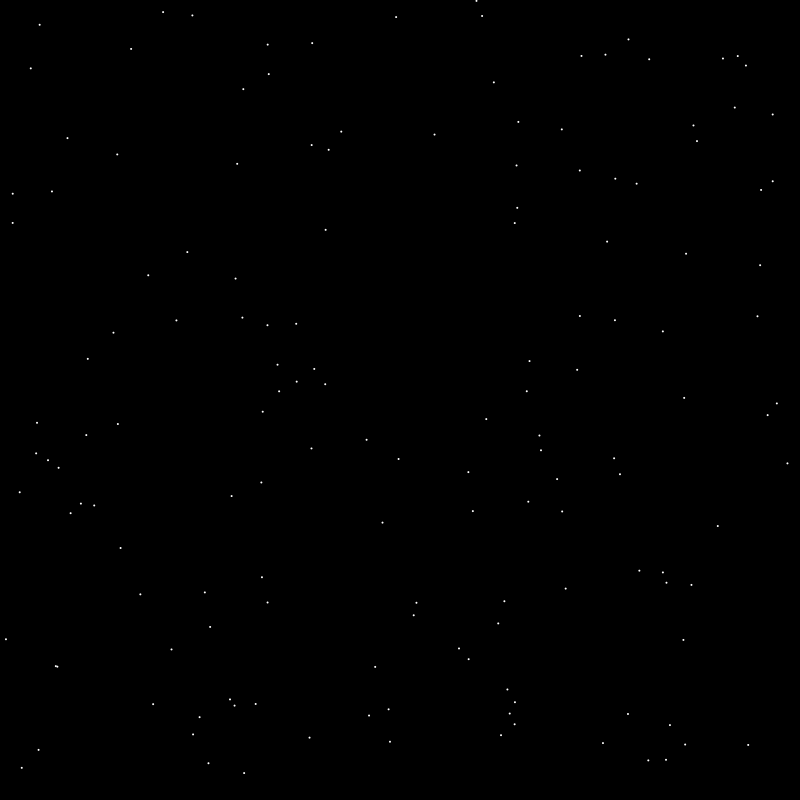
Frame 1 (no input)
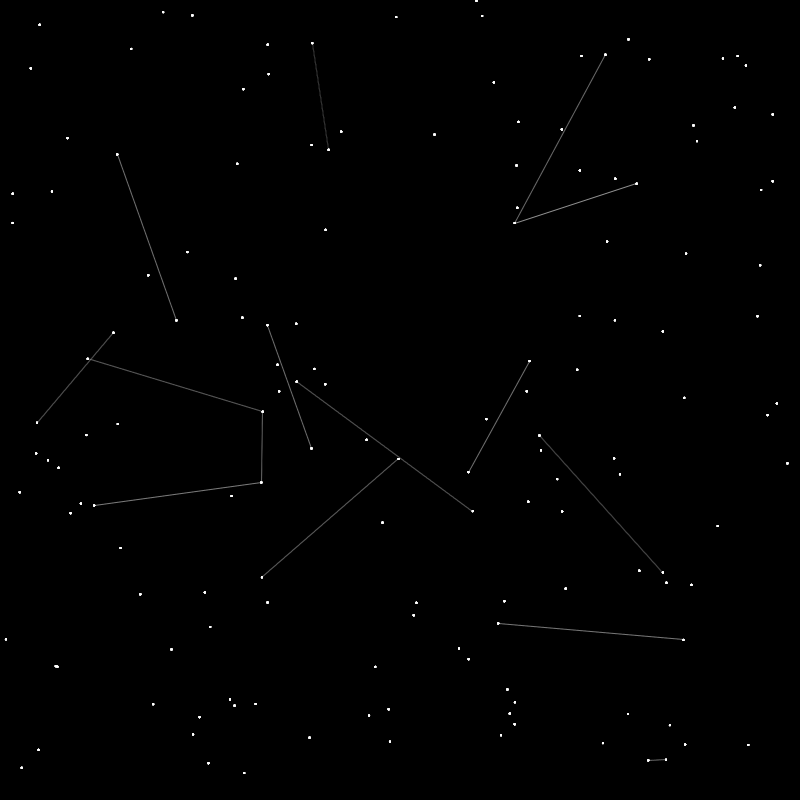
Frame 60 (the mouse pressed at the canvas centre just before this capture)
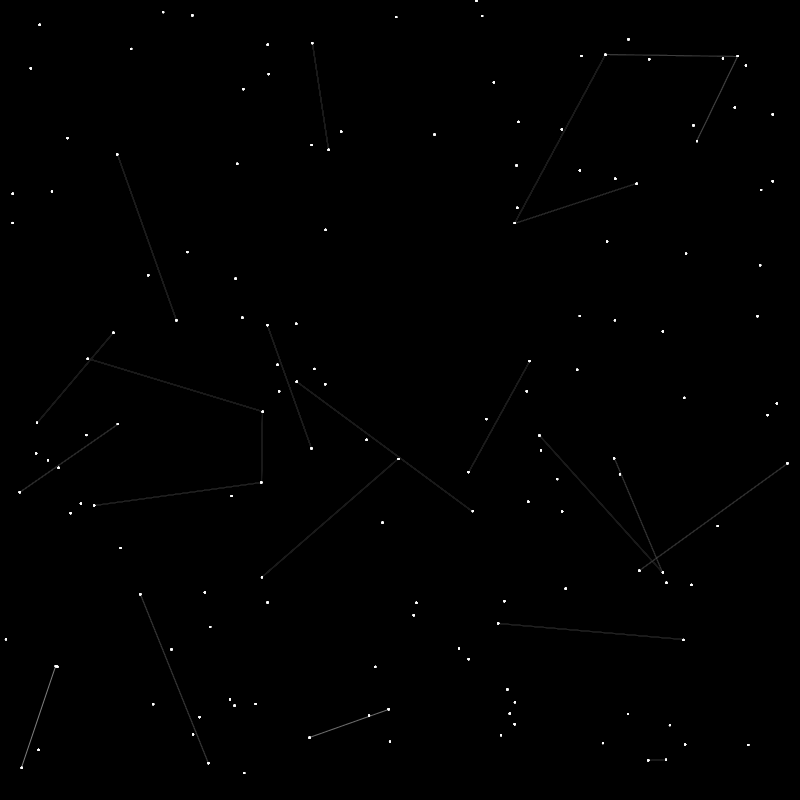
Frame 120 (the mouse held since frame 60 and released just before this capture)

The Processing sketch that drew these frames (run headless with seeded random() and noise(); from frame 60 on, the mouse is pressed at the canvas centre):

// Processing sketch: Constellations
// ── Constellations.pde
int numStars = 150;
float[] x = new float[numStars];
float[] y = new float[numStars];

void setup() {
  size(800, 800);
  for (int i = 0; i < numStars; i++) {
    x[i] = random(width);
    y[i] = random(height);
  }
  background(0);
}

void draw() {
  noStroke();
  fill(0, 5);
  rect(0, 0, width, height);
  
  stroke(255, 150);
  for (int i = 0; i < numStars; i++) {
    for (int j = i+1; j < numStars; j++) {
      float d = dist(x[i], y[i], x[j], y[j]);
      if (d < 220 && random(1) < 0.0001) {
        line(x[i], y[i], x[j], y[j]);
      }
    }
  }
  
  noStroke();
  fill(255);
  for (int i = 0; i < numStars; i++) {
    ellipse(x[i], y[i], 2, 2);
  }
}
